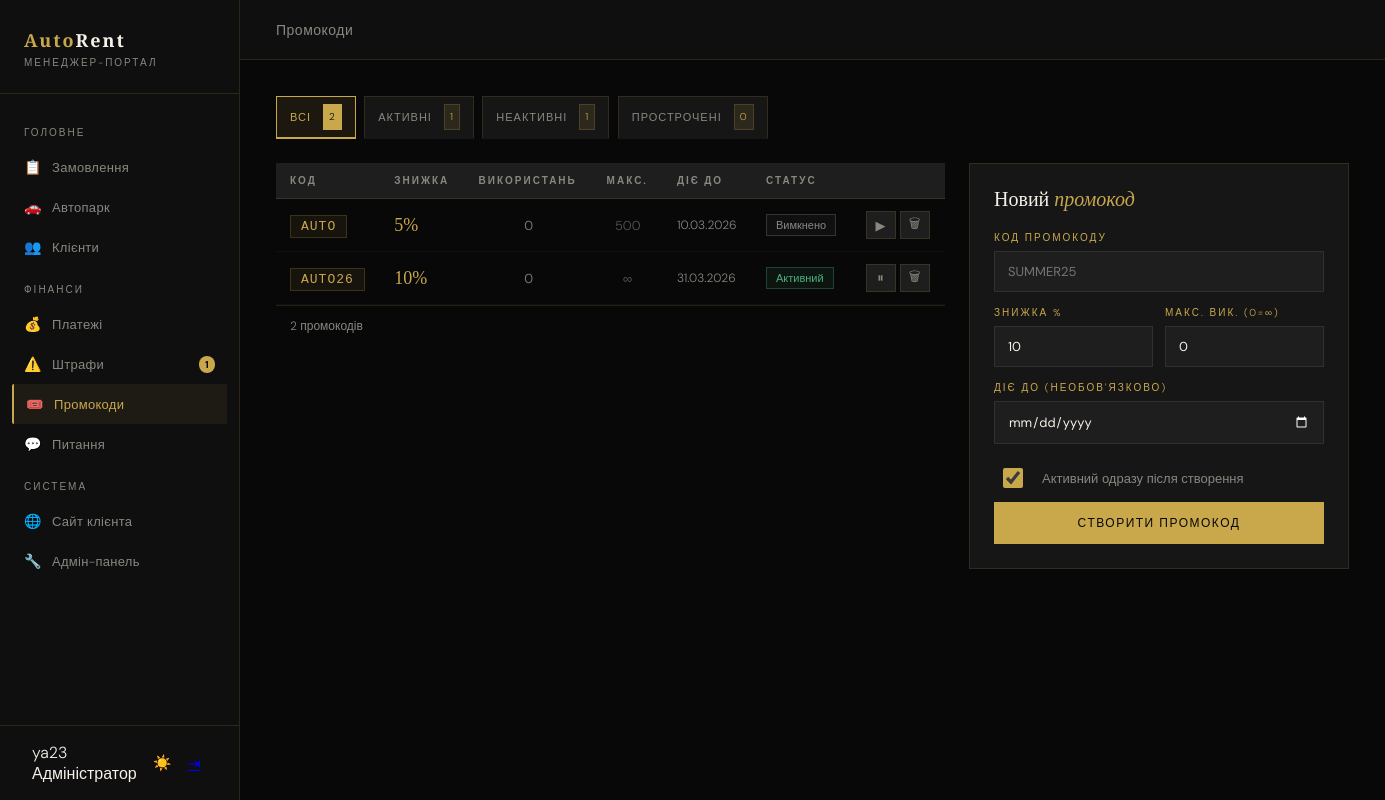
/manager/promos/ (signed in), run on the app's committed database.
### core/models.py (models this page shows, shortened)
class PromoCode(models.Model):
    code         = models.CharField('Код', max_length=32, unique=True)
    discount_pct = models.PositiveIntegerField('Знижка (%)', default=10,
                       help_text='Відсоток знижки від фінальної суми')
    is_active    = models.BooleanField('Активний', default=True)
    valid_until  = models.DateField('Діє до', null=True, blank=True,
                       help_text='Залиште порожнім — без обмеження дати')
    used_count   = models.PositiveIntegerField('Використань', default=0, editable=False)
    max_uses     = models.PositiveIntegerField('Макс. використань', default=0,
                       help_text='0 — необмежено')
    created_at   = models.DateTimeField(auto_now_add=True)
    class Meta:
        verbose_name        = 'Промокод'
        verbose_name_plural = 'Промокоди'
        ordering            = ['-created_at']

### manager_portal/views.py (the view, shortened to what this page needs)
# urls.py: path('promos/', views.promos, name='manager_promos'),
@manager_req
def promos(request):
    from core.models import PromoCode
    from datetime import date as date_cls
    from datetime import date as date_cls2
    today = date_cls.today()
    sf = request.GET.get('status', '')
    qs = PromoCode.objects.order_by('-created_at')
    if sf == 'active':
        qs = qs.filter(is_active=True)
    elif sf == 'inactive':
        qs = qs.filter(is_active=False)
    elif sf == 'expired':
        qs = [p for p in qs if p.valid_until and p.valid_until < today]
    counts = {
        'all':      PromoCode.objects.count(),
        'active':   PromoCode.objects.filter(is_active=True).count(),
        'inactive': PromoCode.objects.filter(is_active=False).count(),
        'expired':  sum(1 for p in PromoCode.objects.all() if p.valid_until and p.valid_until < today),
    }
    return render(request, 'manager/promos.html', {
        'promos': qs, 'today': today, 'sf': sf, 'counts': counts,
    })

### manager_portal/context_processors.py (called while the page is built)
def manager_context(request):
    if not request.user.is_authenticated or not request.user.is_staff:
        return {}
    return {
        'pending_count': Booking.objects.filter(status='pending').count(),
        'unpaid_fines':  Fine.objects.filter(status='unpaid').count(),
        'new_inquiries': ContactMessage.objects.filter(status='new').count(),
    }

### manager_portal/views.py (called while the page is built)
def is_manager(user):
    return user.is_authenticated and (user.is_staff or user.is_superuser)

### templates/manager/promos.html (shortened to what this page needs)
{% extends 'manager/base_manager.html' %}
{% block main_content %}
<div class="topbar"><div class="topbar-title">Промокоди</div></div>
<div class="content">
  <div style="display:block;margin-bottom:20px;line-height:2.2;">
    <a class="stab {% if not sf %}active{% endif %}" href="{% url 'manager_promos' %}">
      Всі <span class="cnt">{{ counts.all }}</span>
    </a>
    <a class="stab {% if sf == 'active' %}active{% endif %}" href="?status=active">
      Активні <span class="cnt">{{ counts.active }}</span>
    </a>
    <a class="stab {% if sf == 'inactive' %}active{% endif %}" href="?status=inactive">
      Неактивні <span class="cnt">{{ counts.inactive }}</span>
    </a>
    <a class="stab {% if sf == 'expired' %}active{% endif %}" href="?status=expired">
      Прострочені <span class="cnt">{{ counts.expired }}</span>
    </a>
  </div>
<div class="promo-grid">
  <div>
    {% if promos %}
    <div class="pt-wrap">
    <table class="pt">
      <thead><tr><th>Код</th><th>Знижка</th><th>Використань</th><th>Макс.</th><th>Діє до</th><th>Статус</th><th></th></tr></thead>
      <tbody>
      {% for p in promos %}
      <tr>
        <td><span class="code-badge">{{ p.code }}</span></td>
        <td><span class="disc-val">{{ p.discount_pct }}%</span></td>
        <td style="text-align:center;">{{ p.used_count }}</td>
        <td style="text-align:center;opacity:.6;">{% if p.max_uses > 0 %}{{ p.max_uses }}{% else %}∞{% endif %}</td>
        <td style="font-size:12px;">{% if p.valid_until %}{{ p.valid_until|date:"d.m.Y" }}{% else %}<span style="opacity:.4;">—</span>{% endif %}</td>
        <td>
          {% if p.valid_until and p.valid_until < today %}<span class="pill exp">Прострочено</span>
          {% elif p.is_active %}<span class="pill on">Активний</span>
          {% else %}<span class="pill off">Вимкнено</span>{% endif %}
        </td>
        <td>
          <div class="act">
            <form method="post" style="display:inline;"><button type="submit" class="abt" title="{% if p.is_active %}Вимкнути{% else %}Активувати{% endif %}">{% if p.is_active %}⏸{% else %}▶{% endif %}</button></form>
            <button class="abt red" title="Видалити" onclick="confirmDelete({{ p.pk }},'{{ p.code }}')">🗑</button>
          </div>
        </td>
      </tr>
      {% endfor %}
      </tbody>
    </table>
    </div>
    <div style="padding:12px 14px;font-size:12px;color:var(--gray);border-top:1px solid var(--border);">{{ promos|length }} промокодів</div>
    {% else %}
    <div style="padding:60px;text-align:center;color:var(--gray);"><div style="font-size:40px;margin-bottom:12px;">🎟️</div><div>Промокодів ще немає</div><div style="font-size:12px;margin-top:6px;opacity:.5;">Додайте перший промокод у формі праворуч</div></div>
    {% endif %}
  </div>
  <div class="add-card">
    <div class="add-title">Новий <em>промокод</em></div>
    <form method="post" action="{% url 'manager_promos' %}" id="promoForm">
      <div class="df">
        <label>Код промокоду</label>
        <input type="text" name="code" id="prCode" placeholder="SUMMER25" maxlength="32" style="text-transform:uppercase;" oninput="this.value=this.value.toUpperCase();vClear('prCode','errPrCode')"><div class="v-err" id="errPrCode"></div>
      </div>
      <div class="dg2">
        <div class="df">
          <label>Знижка %</label>
          <input type="number" name="discount_pct" id="prDisc" value="10" min="1" max="99" oninput="vClear('prDisc','errPrDisc')"><div class="v-err" id="errPrDisc"></div>
        </div>
        <div class="df">
          <label>Макс. вик. (0=∞)</label>
          <input type="number" name="max_uses" id="prUses" value="0" min="0" oninput="vClear('prUses','errPrUses')"><div class="v-err" id="errPrUses"></div>
        </div>
      </div>
      <div class="df">
        <label>Діє до (необов'язково)</label>
        <input type="date" name="valid_until" id="prDate" onchange="vClear('prDate','errPrDate')"><div class="v-err" id="errPrDate"></div>
      </div>
      <div class="toggle-wrap">
        <input type="checkbox" name="is_active" id="isActive" checked>
        <label class="toggle-lbl" for="isActive">Активний одразу після створення</label>
      </div>
      <button type="submit" class="btn-save">Створити промокод</button>
    </form>
  </div>
</div>
</div>
{% endblock %}

### templates/manager/base_manager.html (shortened to what this page needs)
{% load static %}<!DOCTYPE html>
<html lang="uk">
<head>
<link rel="stylesheet" href="{% static 'css/manager.css' %}?v=10">
</head>
<body>
<aside class="sidebar" id="mgrSidebar">
  <div class="sidebar-logo">
    <div class="logo-mark">Auto<span>Rent</span></div>
    <div class="logo-sub">Менеджер-портал</div>
  </div>
  <nav class="sidebar-nav">
    <div class="nav-section-label">Головне</div>
    <a class="nav-item {% if 'booking' in request.resolver_match.url_name|default:'' %}active{% endif %}" href="{% url 'manager_bookings' %}">
      <span class="nav-icon">📋</span> Замовлення
    </a>
    <a class="nav-item {% if request.resolver_match.url_name in 'manager_cars,manager_car_edit,manager_car_add' %}active{% endif %}" href="{% url 'manager_cars' %}">
      <span class="nav-icon">🚗</span> Автопарк
    </a>
    <a class="nav-item {% if 'client' in request.resolver_match.url_name|default:'' %}active{% endif %}" href="{% url 'manager_clients' %}">
      <span class="nav-icon">👥</span> Клієнти
    </a>
    <div class="nav-section-label">Фінанси</div>
    <a class="nav-item {% if request.resolver_match.url_name == 'manager_payments' %}active{% endif %}" href="{% url 'manager_payments' %}">
      <span class="nav-icon">💰</span> Платежі
    </a>
    <a class="nav-item {% if 'fine' in request.resolver_match.url_name|default:'' %}active{% endif %}" href="{% url 'manager_fines' %}">
      <span class="nav-icon">⚠️</span> Штрафи
      {% if unpaid_fines %}<span class="nav-badge">{{ unpaid_fines }}</span>{% endif %}
    </a>
    <a class="nav-item {% if request.resolver_match.url_name == 'manager_promos' %}active{% endif %}" href="{% url 'manager_promos' %}">
      <span class="nav-icon">🎟️</span> Промокоди
    </a>
    <a class="nav-item {% if request.resolver_match.url_name == 'manager_inquiries' %}active{% endif %}" href="{% url 'manager_inquiries' %}">
      <span class="nav-icon">💬</span> Питання
    </a>
    <div class="nav-section-label">Система</div>
    <a class="nav-item" href="{% url 'index' %}">
      <span class="nav-icon">🌐</span> Сайт клієнта
    </a>
    <a class="nav-item" href="/admin/">
      <span class="nav-icon">🔧</span> Адмін-панель
    </a>
  </nav>
  <div class="sidebar-user">
    <div>
      <div class="user-name">{{ user.get_full_name|default:user.username }}</div>
      <div class="user-role">{% if user.is_superuser %}Адміністратор{% else %}Менеджер{% endif %}</div>
    </div>
    <button onclick="toggleManagerTheme()" class="user-logout theme-toggle-mgr" id="themeToggleMgr" title="Змінити тему" style="font-size:15px;background:none;border:none;color:var(--gray);cursor:pointer;transition:color .2s;padding:4px;">☀️</button>
    <a href="{% url 'logout' %}" class="user-logout" title="Вийти">⇥</a>
  </div>
</aside>
<div class="main-content">
  {% block main_content %}{% endblock %}
</div>
</body>
</html>

### static/css/manager.css (style rules this page uses)
:root { --gold:#c9a84c;--gold-light:#e8c96a;--black:#080808;--dark:#0f0f0f;--dark2:#161616;--dark3:#1e1e1e;--dark4:#252525;--white:#f5f0e8;--gray:#888880;--border:rgba(201,168,76,0.15);--green:#4caf7d;--red:#cf6679;--orange:#e0924c;--blue:#5b9bd5; }
* { margin:0;padding:0;box-sizing:border-box; }
body { background:var(--black);color:var(--white);font-family:'DM Sans',sans-serif;font-weight:300;display:flex;min-height:100vh; }
.sidebar { width:240px;background:var(--dark);border-right:1px solid var(--border);display:flex;flex-direction:column;position:fixed;top:0;left:0;bottom:0;z-index:100; }
.sidebar-logo { padding:28px 24px 24px;border-bottom:1px solid var(--border); }
.logo-mark { font-family:'Playfair Display',serif;font-size:18px;font-weight:700;color:var(--gold);letter-spacing:2px; }
.logo-mark span { color:var(--white); }
.logo-sub { font-size:10px;letter-spacing:2px;text-transform:uppercase;color:var(--gray);margin-top:4px; }
.sidebar-nav { flex:1;padding:16px 12px;overflow-y:auto; }
.nav-section-label { font-size:10px;letter-spacing:2px;text-transform:uppercase;color:var(--gray);padding:8px 12px;margin-top:8px; }
.nav-item { display:flex;align-items:center;gap:10px;padding:11px 12px;border-radius:2px;cursor:pointer;color:var(--gray);font-size:13px;letter-spacing:0.3px;transition:.2s;text-decoration:none;position:relative; }
.nav-item.active { color:var(--gold);background:rgba(201,168,76,0.08);border-left:2px solid var(--gold); }
.nav-badge { margin-left:auto;background:var(--red);color:#fff;font-size:10px;padding:2px 6px;border-radius:10px;font-weight:500; }
.sidebar-user { padding:16px 20px;border-top:1px solid var(--border);display:flex;align-items:center;gap:12px; }
.topbar { height:60px;background:var(--dark);border-bottom:1px solid var(--border);display:flex;align-items:center;justify-content:space-between;padding:0 36px;position:sticky;top:0;z-index:50; }
.topbar-title { font-size:14px;color:var(--gray);letter-spacing:0.5px; }
.content { padding:36px;flex:1; }
.nav-item { display:flex;align-items:center;gap:10px;padding:11px 12px;cursor:pointer;color:var(--gray);font-size:13px;transition:.2s;text-decoration:none; }
.topbar-title { font-size:14px;color:var(--gray); }
.stab { padding:10px 20px;background:var(--dark2);border:1px solid var(--border);color:var(--gray);font-size:12px;letter-spacing:1px;text-transform:uppercase;cursor:pointer;font-family:'DM Sans',sans-serif;transition:.2s; }
.stab.active { background:rgba(201,168,76,0.1);color:var(--gold);border-color:var(--gold); }
.stab .cnt { margin-left:6px;font-size:10px;background:var(--dark3);padding:1px 6px; }
.btn-save { flex:1;background:var(--gold);color:var(--black);padding:13px;font-family:'DM Sans',sans-serif;font-size:12px;font-weight:500;letter-spacing:1px;text-transform:uppercase;border:none;cursor:pointer;transition:background .3s; }
.btn-save { flex:1;background:var(--gold);color:var(--black);padding:13px;font-family:'DM Sans',sans-serif;font-size:12px;font-weight:500;letter-spacing:1px;text-transform:uppercase;border:none;cursor:pointer; }
.stab { padding:9px 18px;background:var(--dark2);border:1px solid var(--border);color:var(--gray);font-size:12px;letter-spacing:1px;text-transform:uppercase;cursor:pointer;font-family:'DM Sans',sans-serif;transition:.2s; }
body { display: flex; }
.main-content { margin-left: 240px; flex: 1; min-height: 100vh; display: flex; flex-direction: column; }
.main-content > .topbar { position: sticky; top: 0; z-index: 50; }
.nav-icon { font-size: 14px; width: 18px; display: inline-block; text-align: center; }
.nav-badge { background: var(--gold, #c9a84c); color: var(--black, #0a0a0a); font-size: 10px; font-weight: 700; padding: 2px 6px; border-radius: 10px; margin-left: auto; }

### templates/manager/base_manager.html (style rules this page uses)
.nav-item.active { color: var(--gold) !important; background: rgba(201,168,76,0.08); border-left: 2px solid var(--gold); }

### data on the page
PromoCode: code "AUTO", discount_pct "5", used_count "0", max_uses "500", valid_until "10.03.2026", is_active "Вимкнено"
PromoCode: code "AUTO26", discount_pct "10", used_count "0", valid_until "31.03.2026", is_active "Активний"

### other printed values
{{ unpaid_fines }} "1"
{{ user.get_full_name|default:user.username }} "ya23"
{{ counts.all }} "2"
{{ counts.active }} "1"
{{ counts.inactive }} "1"
{{ counts.expired }} "0"
{{ promos|length }} "2"
